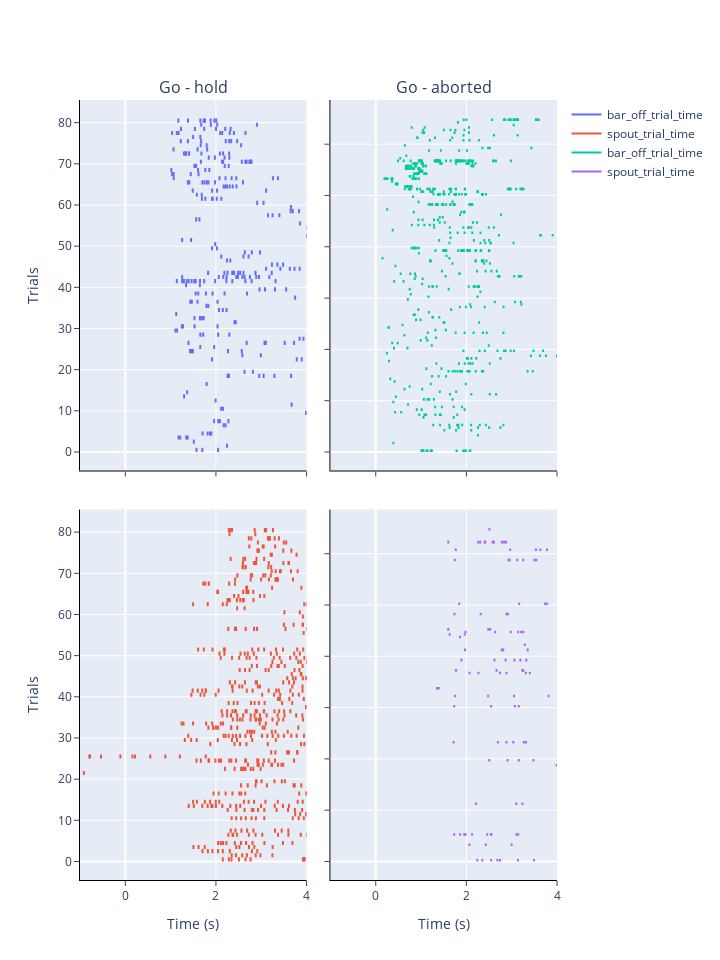

Here is the notebook cell this chart was saved with:
### Markdown cell above
### From the whole experiment, only filter a subset of sessions

### Code cell
# reset previous filters
ev_dataset.filter_reset()

# define new filters
bool_filter = (ev_dataset.get_tfkeep_subjects([316,317,318])) & (ev_dataset.get_tfkeep_dates(
    [date(2022,12,16),
    date(2022,12,17),
    date(2022,12,18),
    date(2022,12,19),
    date(2022,12,20)]))
# get_tfkeep_dates will need to take date or time intervals as input

# apply filters to metadata_df
ev_dataset.set_keep(bool_filter)

# you can still apply additional filtering thanks to other methods like:
ev_dataset.filter_lastNsessions(5) # keep only the last 3 sessions for each subject

# We'll need to find a way to plot lines between sessions and/or indicate dates/subjects
# in y axis but that will be a bit tricky to make both flexible and easy to use/implement
ev_dataset.plot_raster(keys=['bar_off_trial_time','spout_trial_time'], module='plotly')

### Figure 1 — Plotly figure (JSON) as saved in the notebook; plotly's stock layout.template omitted (floating-point values rounded to 4 significant figures; data arrays with more than 128 entries replaced by an {"elided": "..."} marker saying what was removed)
{"data": [{"connectgaps": false, "mode": "lines", "name": "bar_off_trial_time", "type": "scatter", "x": {"elided": "2139 float values"}, "xaxis": "x", "y": {"elided": "2139 int values"}, "yaxis": "y"}, {"connectgaps": false, "mode": "lines", "name": "spout_trial_time", "type": "scatter", "x": {"elided": "4059 float values"}, "xaxis": "x3", "y": {"elided": "4059 int values"}, "yaxis": "y3"}, {"connectgaps": false, "mode": "lines", "name": "bar_off_trial_time", "type": "scatter", "x": {"elided": "3696 float values"}, "xaxis": "x2", "y": {"elided": "3696 int values"}, "yaxis": "y2"}, {"connectgaps": false, "mode": "lines", "name": "spout_trial_time", "type": "scatter", "x": {"elided": "561 float values"}, "xaxis": "x4", "y": {"elided": "561 int values"}, "yaxis": "y4"}], "layout": {"annotations": [{"font": {"size": 16}, "showarrow": false, "text": "Go - hold", "x": 0.2375, "xanchor": "center", "xref": "paper", "y": 1, "yanchor": "bottom", "yref": "paper"}, {"font": {"size": 16}, "showarrow": false, "text": "Go - aborted", "x": 0.7625, "xanchor": "center", "xref": "paper", "y": 1, "yanchor": "bottom", "yref": "paper"}], "autosize": false, "height": 960, "width": 720, "xaxis": {"anchor": "y", "domain": [0, 0.475], "linecolor": "black", "matches": "x3", "range": [-1, 4], "showline": true, "showticklabels": false, "tickfont": {"size": 12}, "ticklen": 5, "ticks": "outside", "tickwidth": 1, "type": "linear"}, "xaxis2": {"anchor": "y2", "domain": [0.525, 1], "linecolor": "black", "matches": "x4", "range": [-1, 4], "showline": true, "showticklabels": false, "tickfont": {"size": 12}, "ticklen": 5, "ticks": "outside", "tickwidth": 1, "type": "linear"}, "xaxis3": {"anchor": "y3", "domain": [0, 0.475], "linecolor": "black", "range": [-1, 4], "showline": true, "tickfont": {"size": 12}, "ticklen": 5, "ticks": "outside", "tickwidth": 1, "title": {"text": "Time (s)"}, "type": "linear"}, "xaxis4": {"anchor": "y4", "domain": [0.525, 1], "linecolor": "black", "range": [-1, 4], "showline": true, "tickfont": {"size": 12}, "ticklen": 5, "ticks": "outside", "tickwidth": 1, "title": {"text": "Time (s)"}, "type": "linear"}, "yaxis": {"anchor": "x", "domain": [0.525, 1], "linecolor": "black", "showline": true, "showticklabels": true, "tickfont": {"size": 12}, "ticklen": 5, "ticks": "outside", "tickwidth": 1, "title": {"text": "Trials"}, "type": "linear"}, "yaxis2": {"anchor": "x2", "domain": [0.525, 1], "linecolor": "black", "showline": true, "showticklabels": false, "tickfont": {"size": 12}, "ticklen": 5, "ticks": "outside", "tickwidth": 1, "type": "linear"}, "yaxis3": {"anchor": "x3", "domain": [0, 0.475], "linecolor": "black", "showline": true, "showticklabels": true, "tickfont": {"size": 12}, "ticklen": 5, "ticks": "outside", "tickwidth": 1, "title": {"text": "Trials"}, "type": "linear"}, "yaxis4": {"anchor": "x4", "domain": [0, 0.475], "linecolor": "black", "showline": true, "showticklabels": false, "tickfont": {"size": 12}, "ticklen": 5, "ticks": "outside", "tickwidth": 1, "type": "linear"}}}
